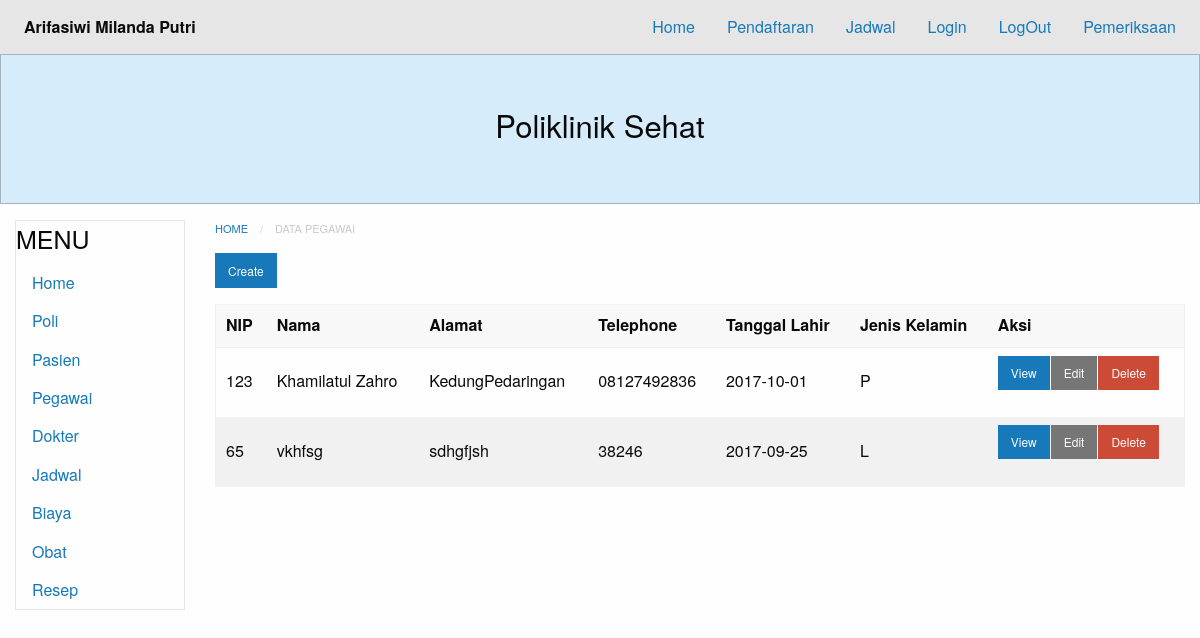
/?module=pegawai, run on an earlier commit of the app's database.
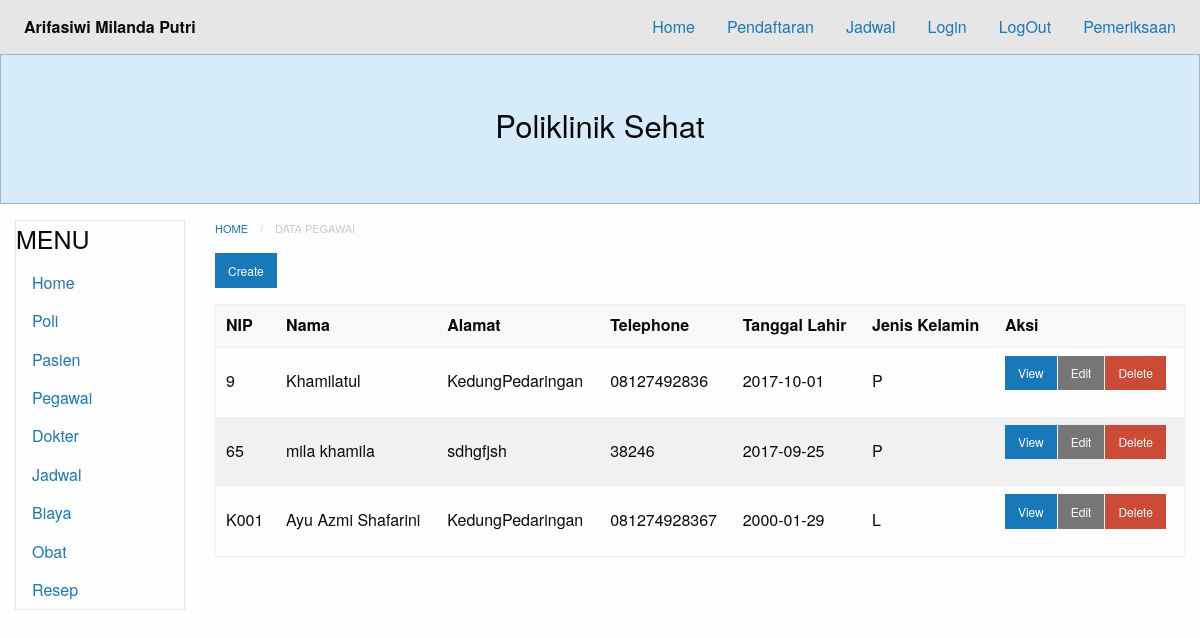
And on a later commit of the database.
### tables this page shows
CREATE TABLE `pegawai` (
  `id` int(11) NOT NULL,
  `nip` varchar(255) DEFAULT NULL,
  `nama` varchar(255) NOT NULL,
  `alamat` varchar(255) NOT NULL,
  `telp` varchar(255) NOT NULL,
  `tgl_lahir` date NOT NULL,
  `jk` varchar(255) NOT NULL
);

### database.php (called while the page is built, shortened)
<?php
class Database {
	private $db_host = "localhost";
	private $db_user = "root";
	private $db_pass = "";
	private $db_name = "07_arifasiwimp_poliklinik";
	var $con = false;
    var $myconn = "";
	var $result = array();
    function __construct() {
        if(!$this->con){
            $this->myconn = new mysqli($this->db_host, $this->db_user, $this->db_pass, $this->db_name);
            if($this->myconn->connect_errno > 0){
                array_push($this->result, $this->myconn->connect_error);
                return false;
            }else{
                $this->myconn->set_charset('utf8');
                $this->con = true;
                return true;
            }
        } else {
            return true;
        }
    }
	public function select($table, $rows = '*', $join = null,$join2 = null,$join3 = null,$join4 = null, $join5 = null, $join6 = null, $where = null, $order = null, $limit = null){
		$q = 'SELECT '.$rows.' FROM '.$table;
        if($this->tableExists($table)){
        	$query = $this->myconn->query($q);
			if($query){
				$this->numResults = $query->num_rows;
				for($i = 0; $i < $this->numResults; $i++){
					$r = $query->fetch_array();
                	$key = array_keys($r);
                	for($x = 0; $x < count($key); $x++){
                    	if(!is_int($key[$x])){
                    		if($query->num_rows >= 1){
                    			$this->result[$i][$key[$x]] = $r[$key[$x]];
							}else{
								$this->result[$i][$key[$x]] = null;
							}
						}
					}
				}
				return true;
			}else{
				array_push($this->result, $this->myconn->error);
				return false;
			}
      	}else{
      		return false;
    	}
    }
	private function TableExists($table) {
    	$res = $this->myconn->query('SHOW TABLES LIKE "'.$table.'"');
    	if(isset($res->num_rows)) {
        	return $res->num_rows > 0 ? true : false;
    	} else {
    		array_push($this->result, $table." does not exist in this database");
    		return false;
    	}
	}
    public function getResult(){
        $val = $this->result;
        $this->result = array();
        return $val;
    }
}

### modules/pegawai/pegawai-index.php (the view)
<nav aria-label="You are here:" role="navigation">
  <ul class="breadcrumbs">
    <li><a href="?module=home">Home</a></li>
    <li class="disabled">Data Pegawai</li>
  </ul>
</nav>
    <a href="?module=pegawai-create" class="small button">Create</a>
<table>
    <thead>
        <tr>
            <th>NIP</th>
            <th>Nama </th>
            <th>Alamat </th>
            <th>Telephone </th>
            <th>Tanggal Lahir </th>
            <th>Jenis Kelamin </th>
            <th>Aksi</th>
        </tr>
    </thead>
<?php
    require_once("database.php");
    $db=new Database();
    $db->select('pegawai', 'id, nip, nama, alamat, telp, tgl_lahir, jk');
    $res=$db->getResult();
      if(count($res) == 0){
          echo "<b>Tidak ada data yang tersedia</b>";
      }else{
          foreach ($res as &$r){?>
          <tr>
              <td><?php echo $r['nip'] ?></td>
              <td><?php echo $r['nama'] ?></td>
              <td><?php echo $r['alamat'] ?></td>
              <td><?php echo $r['telp'] ?></td>
              <td><?php echo $r['tgl_lahir'] ?></td>
              <td><?php echo $r['jk'] ?></td>
              <td>
                  <div class="small button-group">
                      <a href="?module=pegawai-show&id=<?php echo $r['id']; ?>" class=" button">View</a>
                      <a href="?module=pegawai-edit&id=<?php echo $r['id']; ?>" class="secondary button">Edit</a>
                      <a href="?module=pegawai-delete&id=<?php echo $r['id']; ?>"onClick='return confirm("Apakah yakin menghapus?")' class="alert button">Delete</a>
                  </div>
              </td>
          </tr>
<?php
                }
            }
            ?>
</table>

What changed in the data, as far as the page shows it:
changed pegawai: nip "123" → "9"; nama "Khamilatul Zahro" → "Khamilatul"
changed pegawai "sdhgfjsh": nama "vkhfsg" → "mila khamila"; jk "L" → "P"
added pegawai: nip "K001", nama "Ayu Azmi Shafarini", alamat "KedungPedaringan", telp "081274928367", tgl_lahir "2000-01-29", jk "L"
